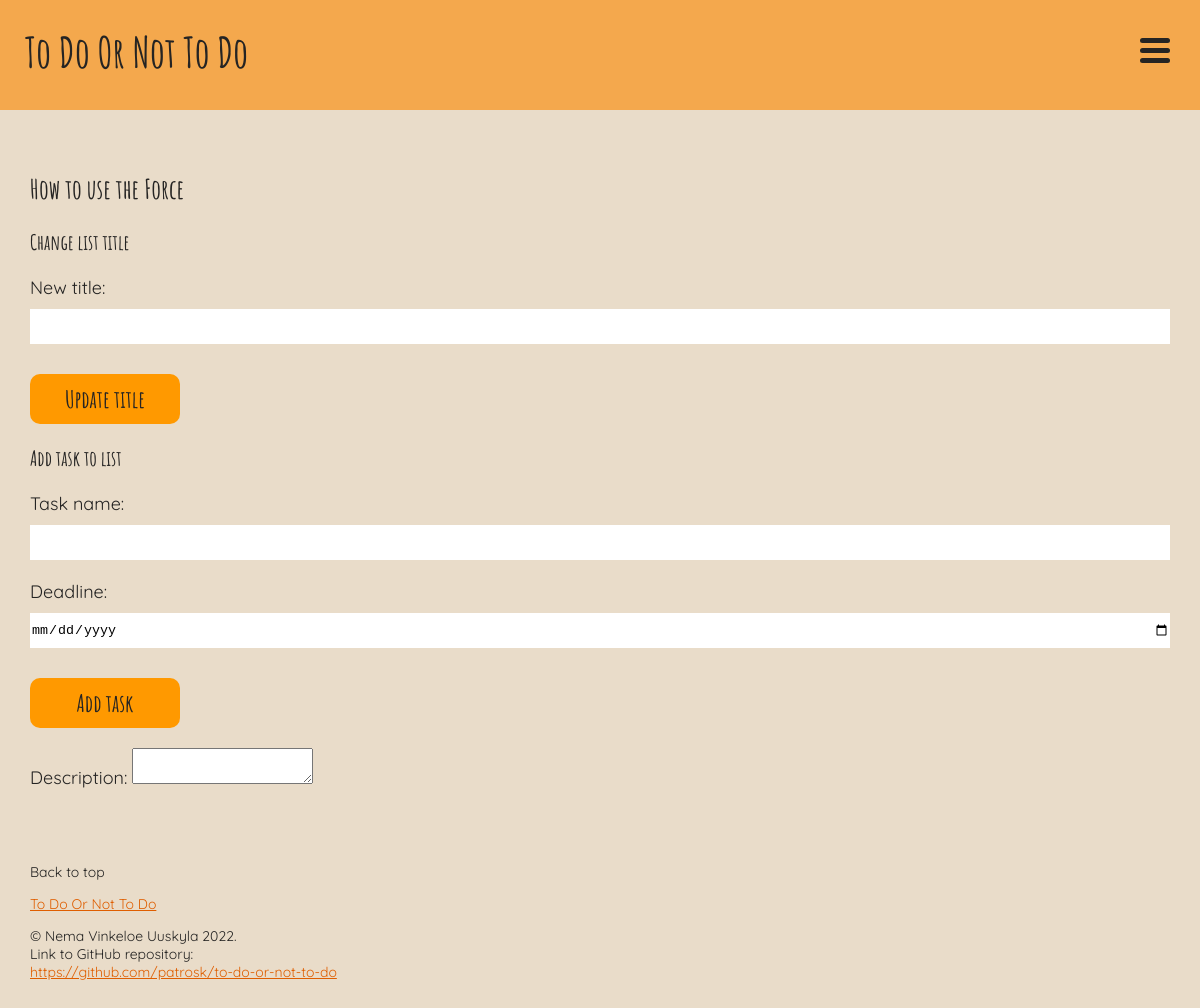
The app's page /single_list.php?id=16 (signed in), older data.
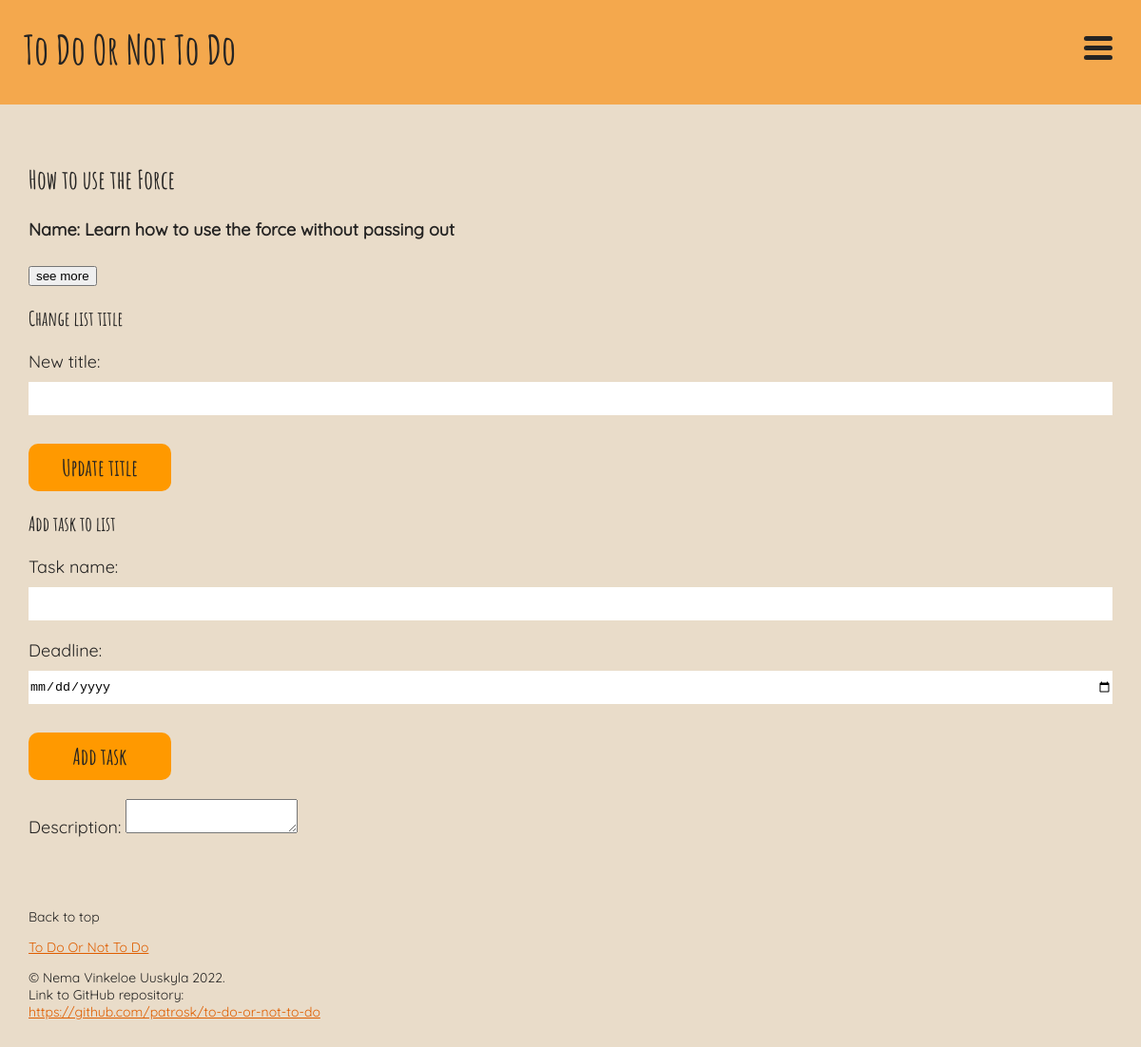
The same page, newer data.
### tables this page shows
CREATE TABLE lists (
	id INTEGER PRIMARY KEY AUTOINCREMENT,
	title VARCHAR,
	user_id VARCHAR,
	FOREIGN KEY (user_id) REFERENCES users(id)
);

CREATE TABLE tasks (
	id INTEGER PRIMARY KEY AUTOINCREMENT,
	user_id INTEGER,
	list_id INTEGER,
	name VARCHAR,
	description VARCHAR,
	created_at DATETIME,
	deadline_at DATETIME,
	completed_at DATETIME,
	FOREIGN KEY (user_id) REFERENCES users(id), 
	FOREIGN KEY (list_id) REFERENCES lists(id)
);

### app/config.php (called while the page is built, shortened)
<?php
return [
    'title' => 'To Do Or Not To Do',
    'database_path' => sprintf('sqlite:%s/database/database.db', __DIR__),
];

### app/autoload.php (called while the page is built, shortened)
<?php
require __DIR__ . '/config.php';
require __DIR__ . '/functions.php';
$config = require __DIR__ . '/config.php';

### app/functions.php (called while the page is built, shortened)
<?php
function get_lists(PDO $database)
{
    $user_id = $_SESSION['user']['id'];
    $statement = $database->prepare("SELECT * FROM lists WHERE user_id = :id");
    $statement->bindParam(':id', $user_id, PDO::PARAM_INT);
    $statement->execute();
    $lists = $statement->fetchAll(PDO::FETCH_ASSOC);
    return $lists;
}
function get_tasks_from_list(PDO $database, $list_id)
{
    $user_id = $_SESSION['user']['id'];
    $statement = $database->prepare("SELECT * FROM tasks WHERE user_id = :user_id AND list_id = :list_id");
    $statement->bindParam(':user_id', $user_id, PDO::PARAM_INT);
    $statement->bindParam(':list_id', $list_id, PDO::PARAM_INT);
    $statement->execute();
    $tasks = $statement->fetchAll(PDO::FETCH_ASSOC);
    return $tasks;
}

### single_list.php (the view, shortened to what this page needs)
<?php
require __DIR__ . '/app/autoload.php';
require __DIR__ . '/views/header.php';
require __DIR__ . '/views/navigation.php';
?>
<?php
$id = $_GET['id'];
$lists = get_lists($database);
$tasks = get_tasks_from_list($database, $id);
foreach ($lists as $list) : ?>
    <?php if ($list['id'] == $id) : ?>
        <h2><?= $list['title'] ?></h2>
    <?php endif ?>
<?php endforeach ?>
<?php
foreach ($tasks as $task) : ?>
    <div class="task-box">
        <h4>Name: <?= $task['name'] ?></h4>
        <button class="see-more-button">see more</button>
    </div>
<?php endforeach ?>
<h3>Change list title</h3>
<form action="/app/lists/update.php?id=<?= $id ?>" method="post">
    <label for="title">New title: </label>
    <input name="title" id="title" type="text">
    <button type="submit">Update title</button>
</form>
<h3>Add task to list</h3>
<form action="/app/tasks/create.php?id=<?= $id ?>" method="post" id="new_task">
    <label for="name">Task name: </label>
    <input name="name" id="name" type="text">
    <label for="deadline">Deadline: </label>
    <input name="deadline" id="deadline" type="date">
    <button type="submit">Add task</button>
</form>
<label for="description">Description: </label>
<textarea name="description" id="description" form="new_task"></textarea>
<?php require __DIR__ . '/views/footer.php';

### views/header.php (shortened to what this page needs)
<!DOCTYPE html>
<html lang="en">
<head>
    <link rel="stylesheet" href="../assets/styles/header.css">
    <link rel="stylesheet" href="../assets/styles/navigation.css">
    <link rel="stylesheet" href="../assets/styles/style.css">
    <link rel="stylesheet" href="../assets/styles/footer.css">
</head>
<body>

### views/navigation.php (shortened to what this page needs)
<header>
    <nav>
        <div class="navbar">
            <a class="title" href="/index.php"><?= $config['title'] ?></a>
            <div class="dropdown">
                <button class="dropdown-button">
                    <span class="hamburger">
                        <span class="hamburger-inner"></span>
                    </span>
                </button>
            </div>
        </div>
    </nav>
</header>
<main>

### views/footer.php (shortened to what this page needs)
</main>
<footer>
    <p>Back to top</p>
    <a href="/index.php"><?= $config['title'] ?></a>
    <p>© Nema Vinkeloe Uuskyla 2022.<br>
        Link to GitHub repository:<br>
        <a href="https://github.com/patrosk/to-do-or-not-to-do">https://github.com/patrosk/to-do-or-not-to-do</a>
    </p>
</footer>
</body>
</html>

### assets/styles/header.css (style rules this page uses)
* { box-sizing: border-box; }
:root { --background-color: #e9dcc9; --primary-color: #f4a84d; --secondary-color: #ff9900; --accent-color: #df5e00; --font-color: #252423; }
body { margin: 0; font-size: 18px; font-family: 'Quicksand'; }
main, footer { padding: 30px; }
h1, h2, h3 { font-family: 'Amatic'; }

### assets/styles/navigation.css (style rules this page uses)
nav { background-color: var(--primary-color); width: 100vw; height: 110px; position: fixed; }
.navbar { display: flex; justify-content: space-between; padding: 25px; }
.title { text-decoration: none; font-family: 'Amatic'; font-size: 42px; color: var(--font-color); }
.dropdown-button { border: none; background-color: transparent; padding-right: 30px; }
.hamburger { position: relative; width: 30px; height: 25px; display: inline-block; }
.hamburger-inner { display: block; }
.hamburger-inner, .hamburger-inner::before, .hamburger-inner::after { width: 30px; height: 5px; background-color: var(--font-color); border-radius: 6px; position: absolute; transition-property: transform; transition-duration: 0.3s; transition-timing-function: ease; }
.hamburger-inner::before, .hamburger-inner::after { content: ''; display: block; }
.hamburger-inner::before { top: 10px; }
.hamburger-inner::after { top: 20px; }
nav a { text-decoration: none; color: var(--font-color); }
.dropdown { display: flex; flex-direction: column; align-items: end; padding-top: 12px; gap: 10px; position: absolute; right: 0; z-index: 1; }

### assets/styles/style.css (style rules this page uses)
body { background-color: var(--background-color); color: var(--font-color); }
main { padding-top: 150px; }
.home-buttons button, form button { all: unset; height: 50px; width: 150px; background-color: var(--secondary-color); border-radius: 10px; display: flex; justify-content: center; align-items: center; margin-bottom: 20px; transition: 0.5s ease; }
input { height: 35px; width: 100%; border: none; margin-top: 10px; margin-bottom: 20px; }
form button { text-decoration: none; font-family: 'Amatic'; color: var(--font-color); font-size: 24px; margin-top: 10px; }

### assets/styles/footer.css (style rules this page uses)
footer { font-size: 14px; }
footer a { color: var(--accent-color); }

Row changes from the older to the newer data that the page shows:
added tasks: name "Learn how to use the force without passing out"
